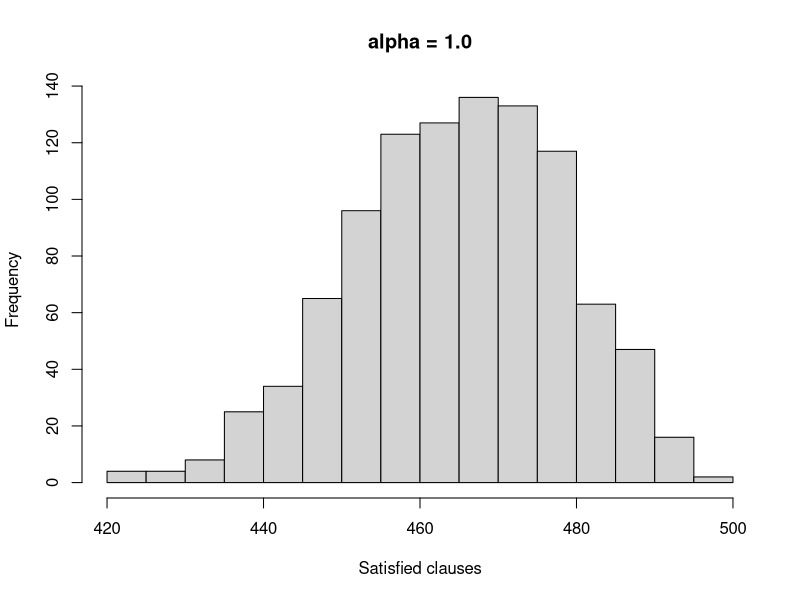

Source code (R):
d<-read.table( 'results/flat50-1_1.0.dat' )
png( 'results/flat50-1_1.0.png' )
hist( d$V1, main = 'alpha = 1.0', xlab = 'Satisfied clauses' )
dev.off()
q()
